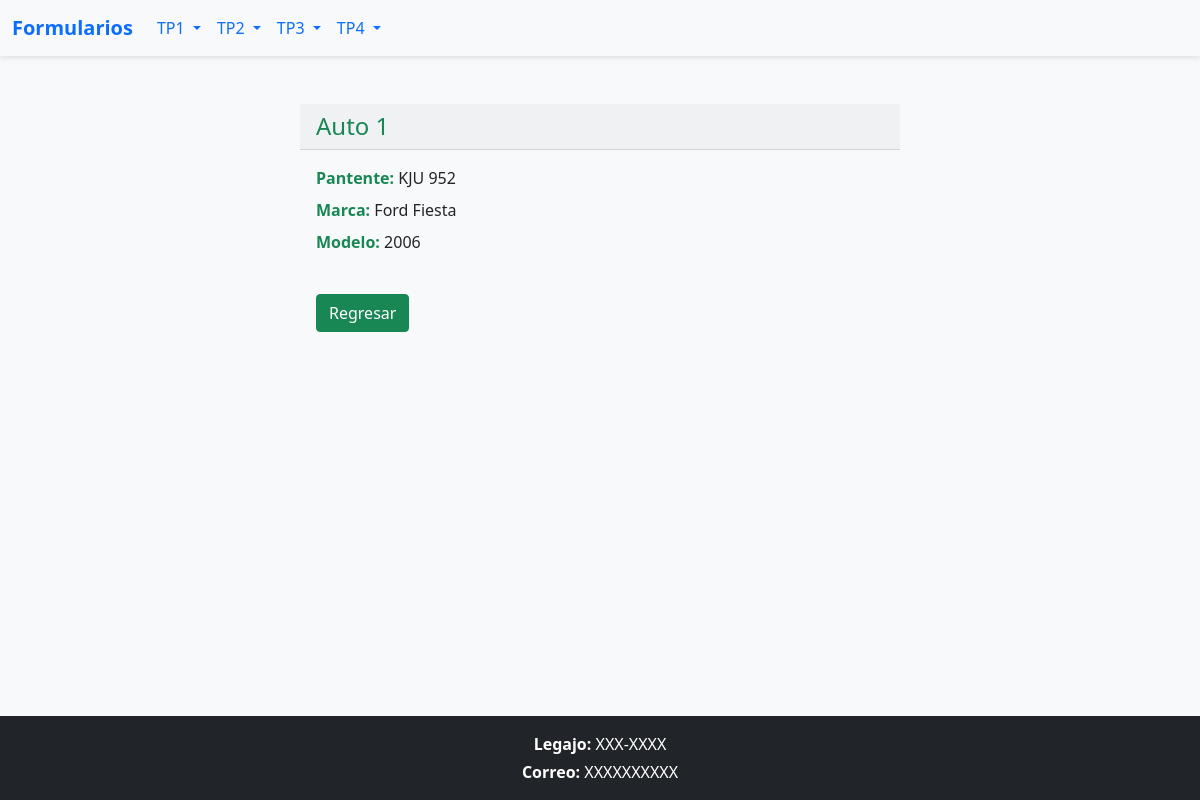
Screenshot of /?page=autosPersona&&dni=25963874 with the database file from the repository.
### tables this page shows
CREATE TABLE auto (
  Patente varchar(10) NOT NULL,
  Marca varchar(50) NOT NULL,
  Modelo int(11) NOT NULL,
  DniDuenio varchar(10) NOT NULL,
  PRIMARY KEY  (Patente)
);

### util/funciones.php (called while the page is built, shortened)
<?php
spl_autoload_register(function($class_name) {
    $dirs = [
        $_SESSION['ROOT'] . 'modelo/',
        $_SESSION['ROOT'] . 'modelo/conexion/',
        $_SESSION['ROOT'] . 'control/',
        $_SESSION['ROOT'] . 'control/1/',
        $_SESSION['ROOT'] . 'control/2/',
        $_SESSION['ROOT'] . 'control/3/',
        $_SESSION['ROOT'] . 'control/4/',
    ];
    foreach ($dirs as $dir) {
        $path = $dir . $class_name . '.php';
        if (file_exists($path)) {
            return;
        }
    }
});
?>

### control/4/controlPersona.php (called while the page is built, shortened)
<?php
class controlPersona{
    public function listadoAutosPersona($dni){
        $a = new controlAuto();
        $list = $a->listarAutos();
        $autosPersona = [];
        if($list != null){
            foreach ($list as $aut){
                if($aut["DniDuenio"] == $dni){
                    $cant = count($autosPersona);
                    $autosPersona[$cant] = $aut;
                }
            }
        }
        return $autosPersona;
    }
}

### modelo/tablaAuto.php (called while the page is built, shortened)
<?php
class tablaAuto {
    public function selecionarAuto(){
        $bd = new BaseDatos();
        $resp = null;
        $sql = "SELECT * FROM auto";
        $resulBusq = $bd->query($sql);
        if($resulBusq) {
            $resp = $resulBusq->fetchAll(PDO::FETCH_ASSOC);
        }
        return $resp;
    }
}

### control/4/controlAuto.php (called while the page is built, shortened)
<?php
class controlAuto{
    public function listarAutos(){
        $a = new tablaAuto("", "", "", "");
        $list = $a->selecionarAuto();
        return $list;
    }
}

### control/4/accionListarPersonas.php (the view, shortened to what this page needs)
<?php
function mostrarAutosPers(){
    $dni = $_GET['dni'] ?? null;
    $p = new controlPersona();
    $list = $p->listadoAutosPersona($dni);
    $mensaje = "";
    $a = 0;
    foreach ($list as $aut){
        $a++;
        $mensaje .= "<div class='card-header text-success'>
                        <h1 class='h4 mb-0'>Auto $a</h1>
                    </div>
                    <div class='card-body text-success'>
                        <p class='mb-2'><strong>Pantente:</strong> <span class='text-dark'>".$aut['Patente']."</span></p>
                        <p class='mb-2'><strong>Marca:</strong> <span class='text-dark'>".$aut['Marca']."</span></p>
                        <p class='mb-2'><strong>Modelo:</strong> <span class='text-dark'>".$aut['Modelo']."</span></p>
                    </div>";
    }
    $mensaje .= "<div class='card-body text-success'>
                        <input type='button' value='Regresar'class='btn btn-success' onclick='history.back()'>
                    </div>";
    return $mensaje;
}

### rows the page displays
auto: Patente "KJU 952", Marca "Ford Fiesta", Modelo "2006"
